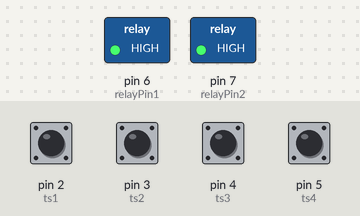
The sketch below on a simulated Arduino Uno, built with avr-gcc and run on an emulated ATmega328P. On the bench: switched loads named in the sketch (green lamp = pin HIGH). Dashed ring = blinking. The inputs (shaded band) are chosen by the test bench; at power-on: pin 2 (ts1), pin 3 (ts2), pin 4 (ts3), pin 5 (ts4) HIGH.

Above: at 1.2 s.
1.3 s: pin 2 (ts1) pulled LOW for 0.15 s
At 1.37 s:
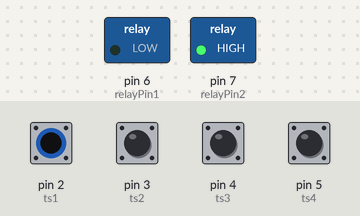
2.9 s: pin 4 (ts3) pulled LOW for 0.15 s
At 2.97 s:
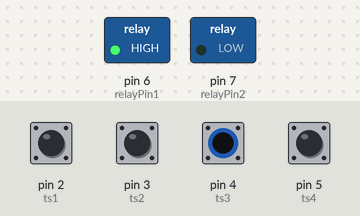
4.5 s: pin 4 (ts3) pulled LOW for 3.2 s
At 8.2 s:
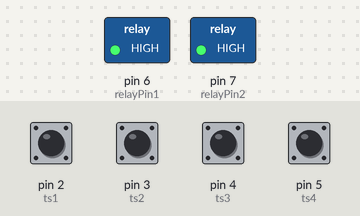
9.2 s: pin 2 (ts1) driven LOW and pin 4 (ts3) driven LOW
At 10.4 s:
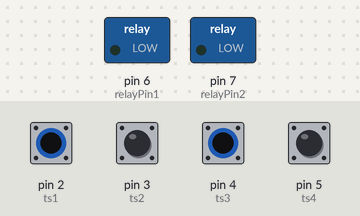
10.7 s: pin 3 (ts2) pulled LOW for 0.15 s
At 10.85 s:
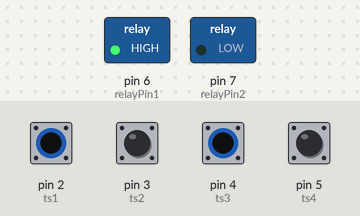
Timing chart, 0 to 14.7 s (numbered marks = the images above; inputs shaded):
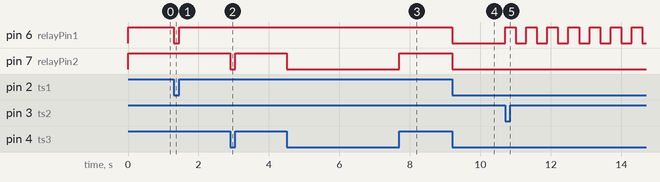

The sketch:

Electricsheep.ino
```cpp
const int relayPin1 = 6;  // リレー1
const int relayPin2 = 7;  // リレー2
const int ts1 = 2;        // スイッチ1
const int ts2 = 3;        // スイッチ2
const int ts3 = 4;        // スイッチ3
const int ts4 = 5;        // スイッチ4

const int blinkCount = 17;      // 点滅回数
const int blinkInterval = 300; // 点滅間隔(ms)

void setup() {
  pinMode(relayPin1, OUTPUT);
  pinMode(relayPin2, OUTPUT);
  pinMode(ts1, INPUT_PULLUP);
  pinMode(ts2, INPUT_PULLUP);
  pinMode(ts3, INPUT_PULLUP);
  pinMode(ts4, INPUT_PULLUP);
}

void loop() {
  // --- リレー1の制御 ---
  if (digitalRead(ts1) == LOW) {
    digitalWrite(relayPin1, LOW);

    // 点滅
    if (digitalRead(ts2) == LOW) {
      for (int i = 0; i < blinkCount; i++) {
        digitalWrite(relayPin1, HIGH);
        delay(blinkInterval);
        digitalWrite(relayPin1, LOW);
        delay(blinkInterval);
      }
    }

  } else {
    digitalWrite(relayPin1, HIGH);
  }

  // --- リレー2の制御 ---
  if (digitalRead(ts3) == LOW) {
    digitalWrite(relayPin2, LOW);

    // 点滅
    if (digitalRead(ts4) == LOW) {
      for (int i = 0; i < blinkCount; i++) {
        digitalWrite(relayPin2, HIGH);
        delay(blinkInterval);
        digitalWrite(relayPin2, LOW);
        delay(blinkInterval);
      }
    }

  } else {
    digitalWrite(relayPin2, HIGH);
  }
}
```

Measured:
- after the input at 1.3 s, pin 6 (relayPin1): HIGH → LOW at once, → HIGH 0.15 s later
- after the input at 2.9 s, pin 7 (relayPin2): HIGH → LOW at once, → HIGH 0.15 s later
- after the input at 4.5 s, pin 7 (relayPin2): HIGH → LOW at once, → HIGH 3.2 s later
- after the input at 9.2 s, pin 6 (relayPin1), pin 7 (relayPin2): HIGH → LOW at once
- after the input at 10.7 s, pin 6 (relayPin1): alternates HIGH for 0.30 s and LOW for 0.30 s, starting at once
